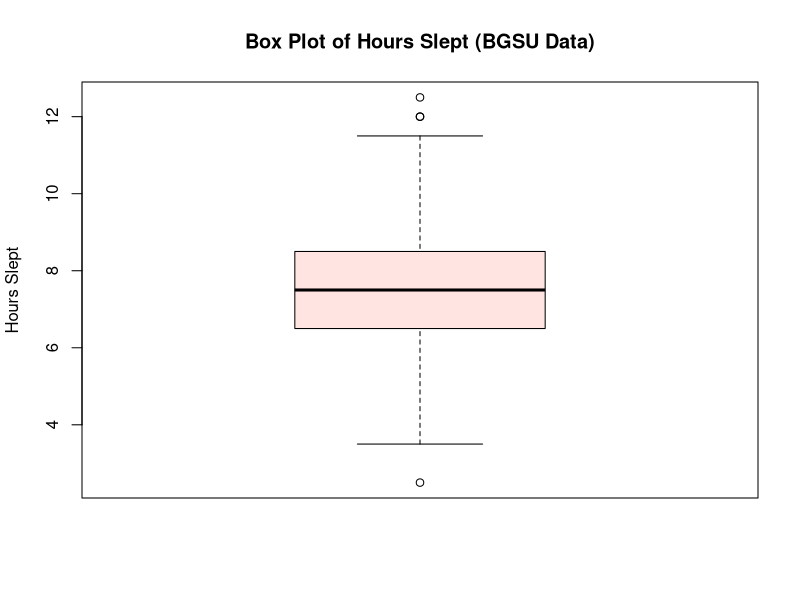
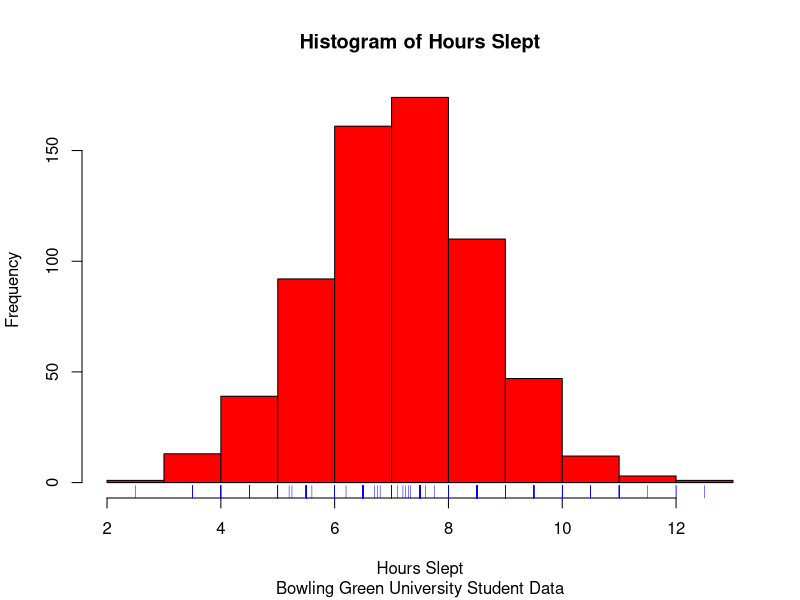
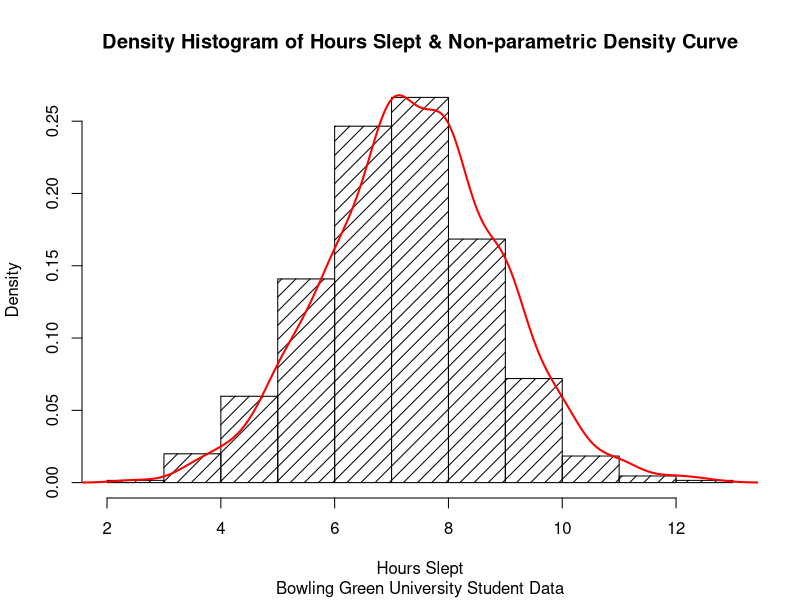
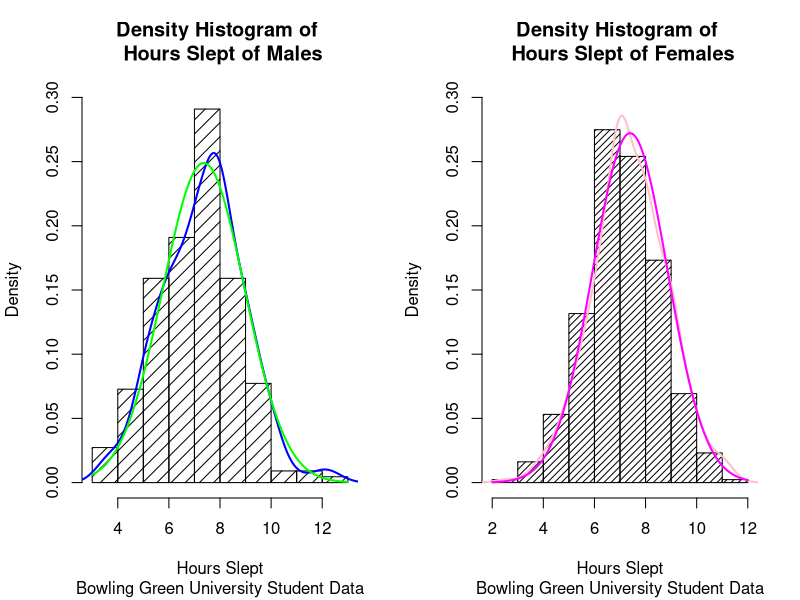
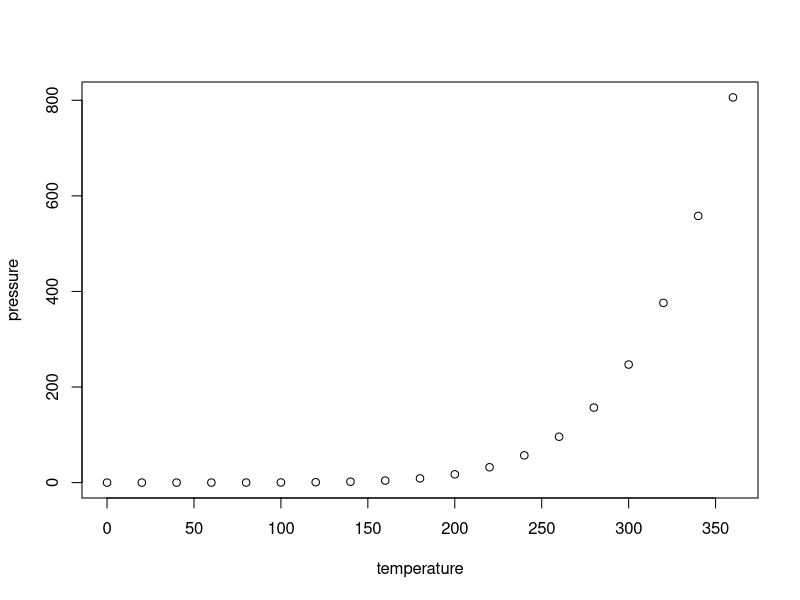

Here is the R script that generated these plots, in order:
## ---- chunk 1
knitr::opts_chunk$set(echo = TRUE)
## ---- chunk 2
library(datasets)
library(LearnBayes)
## ---- chunk 3
data(studentdata) 
head(studentdata, n = 6) # Top six rows
dim(studentdata) # Dimensions
summary(studentdata) # Summary of each column
## ---- chunk 4
studentdata$HoursSlept <- studentdata$WakeUp - studentdata$ToSleep
names(studentdata)
head(studentdata)
dim(studentdata)
## ---- chunk 5
boxplot(studentdata$HoursSlept,
        ylab = "Hours Slept",
        main = "Box Plot of Hours Slept (BGSU Data)",
        col = "mistyrose")
## ---- chunk 6
hist(studentdata$HoursSlept,
     freq = TRUE,
     xlab = "Hours Slept",
     ylab = "Frequency",
     col = "red",
     main = "Histogram of Hours Slept",
     sub = "Bowling Green University Student Data")
# Include a rug plot to show where the data points lie exactly: 
rug(studentdata$HoursSlept, side = 1, col = "blue")

## ---- chunk 7
hist(studentdata$HoursSlept,
     freq = FALSE,
     density = 10, # fill amount of lines
     xlab = "Hours Slept",
     ylab = "Density",
     col = "black",
     main = "Density Histogram of Hours Slept & Non-parametric Density Curve",
     sub = "Bowling Green University Student Data")
# The y-axis is rescaled, so that the total area sums up to 1.
lines(density(studentdata$HoursSlept, 
              na.rm = TRUE), # na.rm = TRUE means remove NA values from function
      col = "red",
      lwd = 2)
## ---- chunk 8
par(mfrow = c(1, 2)) # Set up a frame with 1 row and 2 columns
# We fill up the blank frame with graphs, 1 by 1.

# Segregate data by gender:
Males <- subset(studentdata, studentdata$Gender == "male")
Females <- subset(studentdata, studentdata$Gender == "female")

# Plot density histogram for males:
hist(Males$HoursSlept,
     freq = FALSE,
     density = 10, 
     breaks = 12,
     xlab = "Hours Slept",
     ylab = "Density",
     ylim=c(0, 0.3),
     col = "black",
     main = "Density Histogram of \n Hours Slept of Males",
     sub = "Bowling Green University Student Data")
lines(density(Males$HoursSlept, 
              na.rm = TRUE), # na.rm means remove NA values from function
      col = "blue",
      lwd = 2)
# Plot a normal curve: 
mean_Males = mean(Males$HoursSlept, na.rm = TRUE) # Exclude NA's
sd_Males = sd(Males$HoursSlept, na.rm = TRUE) # Exclude NA's
curve(dnorm(x, mean = mean_Males, sd = sd_Males),
      col = "green",
      lwd = 2,
      add = TRUE)

# Plot a density histogram for females:
hist(Females$HoursSlept,
     freq = FALSE,
     density = 20, 
     breaks = 12,
     xlab = "Hours Slept",
     ylab = "Density",
     ylim=c(0, 0.3),
     col = "black",
     main = "Density Histogram of \n Hours Slept of Females",
     sub = "Bowling Green University Student Data")
lines(density(Females$HoursSlept, 
              na.rm = TRUE), # na.rm means remove NA values from function
      col = "pink",
      lwd = 2)
# Plot a normal curve: (use modelling values from summary. This is NOT a fit)
mean_Females = mean(Females$HoursSlept, na.rm = TRUE) # Exclude NA's
sd_Females = sd(Females$HoursSlept, na.rm = TRUE) # Exclude NA's
curve(dnorm(x, mean = mean_Females, sd = sd_Females),
      col = "magenta",
      lwd = 2,
      add = TRUE)

# Close the parallel plot.
par(mfrow = c(1,1))
## ---- chunk 9
shapiro.test(studentdata$HoursSlept)
## ---- chunk 10
shapiro.test(Males$HoursSlept)
shapiro.test(Females$HoursSlept)
## ---- chunk 11
x = rnorm(n = 50, mean = 5, sd = 0.2)
y = rnorm(n = 50, mean = 5, sd = 0.2)
t.test(x,y,, var.equal = TRUE)
## ---- chunk 12
x = rnorm(n = 50, mean = 5, sd = 0.2)
y = rnorm(n = 50, mean = 5.2, sd = 0.2)
t.test(x,y,, var.equal = TRUE)
## ---- chunk 13
x = rnorm(n = 50, mean = 5, sd = 0.1)
y = rnorm(n = 50, mean = 5, sd = 1)
t.test(x,y,, var.equal = TRUE) # Two-sample t-test
t.test(x,y,, var.equal = FALSE) # Welch two-sample t-test
## ---- chunk 14
wilcox.test(Males$HoursSlept,
                Females$HoursSlept,
                alternative = "two.sided", # Can be "greater" or "less"
                paired = FALSE)
## ---- chunk 15
t.test(Males$HoursSlept,
                Females$HoursSlept,
       var.equal = FALSE)
## ---- chunk 16
plot(pressure)
